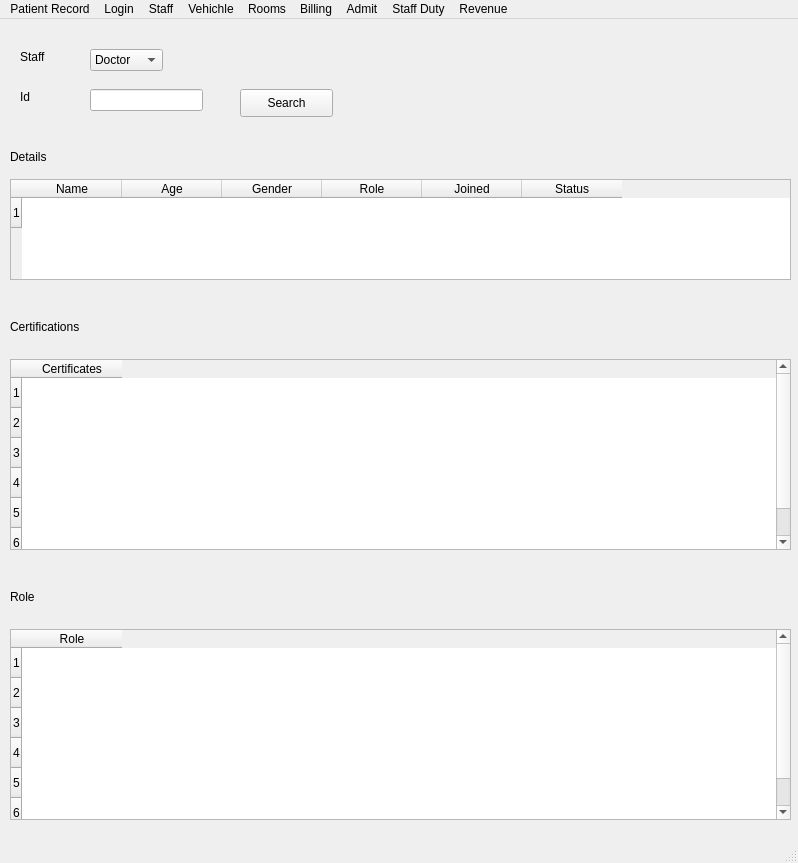
<?xml version="1.0" encoding="UTF-8"?>
<ui version="4.0">
 <class>MainWindow</class>
 <widget class="QMainWindow" name="MainWindow">
  <property name="geometry">
   <rect>
    <x>0</x>
    <y>0</y>
    <width>798</width>
    <height>863</height>
   </rect>
  </property>
  <property name="windowTitle">
   <string>MainWindow</string>
  </property>
  <widget class="QWidget" name="centralwidget">
   <widget class="QLabel" name="label">
    <property name="geometry">
     <rect>
      <x>20</x>
      <y>30</y>
      <width>55</width>
      <height>16</height>
     </rect>
    </property>
    <property name="text">
     <string>Staff</string>
    </property>
   </widget>
   <widget class="QLabel" name="label_2">
    <property name="geometry">
     <rect>
      <x>20</x>
      <y>70</y>
      <width>55</width>
      <height>16</height>
     </rect>
    </property>
    <property name="text">
     <string>Id</string>
    </property>
   </widget>
   <widget class="QComboBox" name="comboBox">
    <property name="geometry">
     <rect>
      <x>90</x>
      <y>30</y>
      <width>73</width>
      <height>22</height>
     </rect>
    </property>
    <item>
     <property name="text">
      <string>Doctor</string>
     </property>
    </item>
    <item>
     <property name="text">
      <string>Nurse</string>
     </property>
    </item>
    <item>
     <property name="text">
      <string>Ward Boy</string>
     </property>
    </item>
    <item>
     <property name="text">
      <string>Driver</string>
     </property>
    </item>
    <item>
     <property name="text">
      <string>Reception</string>
     </property>
    </item>
   </widget>
   <widget class="QLineEdit" name="lineEdit">
    <property name="geometry">
     <rect>
      <x>90</x>
      <y>70</y>
      <width>113</width>
      <height>22</height>
     </rect>
    </property>
   </widget>
   <widget class="QPushButton" name="pushButton">
    <property name="geometry">
     <rect>
      <x>240</x>
      <y>70</y>
      <width>93</width>
      <height>28</height>
     </rect>
    </property>
    <property name="text">
     <string>Search</string>
    </property>
   </widget>
   <widget class="QLabel" name="label_3">
    <property name="geometry">
     <rect>
      <x>10</x>
      <y>130</y>
      <width>55</width>
      <height>16</height>
     </rect>
    </property>
    <property name="text">
     <string>Details</string>
    </property>
   </widget>
   <widget class="QWidget" name="verticalLayoutWidget">
    <property name="geometry">
     <rect>
      <x>10</x>
      <y>160</y>
      <width>781</width>
      <height>101</height>
     </rect>
    </property>
    <layout class="QVBoxLayout" name="verticalLayout">
     <item>
      <widget class="QTableWidget" name="tableWidget">
       <property name="showGrid">
        <bool>false</bool>
       </property>
       <row>
        <property name="text">
         <string>1</string>
        </property>
       </row>
       <column>
        <property name="text">
         <string>Name</string>
        </property>
       </column>
       <column>
        <property name="text">
         <string>Age</string>
        </property>
       </column>
       <column>
        <property name="text">
         <string>Gender</string>
        </property>
       </column>
       <column>
        <property name="text">
         <string>Role</string>
        </property>
       </column>
       <column>
        <property name="text">
         <string>Joined</string>
        </property>
       </column>
       <column>
        <property name="text">
         <string>Status</string>
        </property>
       </column>
      </widget>
     </item>
    </layout>
   </widget>
   <widget class="QWidget" name="verticalLayoutWidget_2">
    <property name="geometry">
     <rect>
      <x>10</x>
      <y>340</y>
      <width>781</width>
      <height>191</height>
     </rect>
    </property>
    <layout class="QVBoxLayout" name="verticalLayout_2">
     <item>
      <widget class="QTableWidget" name="tableWidget_2">
       <property name="showGrid">
        <bool>false</bool>
       </property>
       <row>
        <property name="text">
         <string>1</string>
        </property>
       </row>
       <row>
        <property name="text">
         <string>2</string>
        </property>
       </row>
       <row>
        <property name="text">
         <string>3</string>
        </property>
       </row>
       <row>
        <property name="text">
         <string>4</string>
        </property>
       </row>
       <row>
        <property name="text">
         <string>5</string>
        </property>
       </row>
       <row>
        <property name="text">
         <string>6</string>
        </property>
       </row>
       <column>
        <property name="text">
         <string>Certificates</string>
        </property>
       </column>
      </widget>
     </item>
    </layout>
   </widget>
   <widget class="QWidget" name="verticalLayoutWidget_3">
    <property name="geometry">
     <rect>
      <x>10</x>
      <y>610</y>
      <width>781</width>
      <height>191</height>
     </rect>
    </property>
    <layout class="QVBoxLayout" name="verticalLayout_3">
     <item>
      <widget class="QTableWidget" name="tableWidget_3">
       <property name="showGrid">
        <bool>false</bool>
       </property>
       <row>
        <property name="text">
         <string>1</string>
        </property>
       </row>
       <row>
        <property name="text">
         <string>2</string>
        </property>
       </row>
       <row>
        <property name="text">
         <string>3</string>
        </property>
       </row>
       <row>
        <property name="text">
         <string>4</string>
        </property>
       </row>
       <row>
        <property name="text">
         <string>5</string>
        </property>
       </row>
       <row>
        <property name="text">
         <string>6</string>
        </property>
       </row>
       <column>
        <property name="text">
         <string>Role</string>
        </property>
       </column>
      </widget>
     </item>
    </layout>
   </widget>
   <widget class="QLabel" name="label_4">
    <property name="geometry">
     <rect>
      <x>10</x>
      <y>300</y>
      <width>81</width>
      <height>16</height>
     </rect>
    </property>
    <property name="text">
     <string>Certifications</string>
    </property>
   </widget>
   <widget class="QLabel" name="label_5">
    <property name="geometry">
     <rect>
      <x>10</x>
      <y>570</y>
      <width>55</width>
      <height>16</height>
     </rect>
    </property>
    <property name="text">
     <string>Role</string>
    </property>
   </widget>
  </widget>
  <widget class="QMenuBar" name="menubar">
   <property name="geometry">
    <rect>
     <x>0</x>
     <y>0</y>
     <width>798</width>
     <height>26</height>
    </rect>
   </property>
   <widget class="QMenu" name="menuPatient_Record">
    <property name="title">
     <string>Patient Record</string>
    </property>
   </widget>
   <widget class="QMenu" name="menuLogin">
    <property name="title">
     <string>Login</string>
    </property>
   </widget>
   <widget class="QMenu" name="menuStaff">
    <property name="title">
     <string>Staff</string>
    </property>
   </widget>
   <widget class="QMenu" name="menuVehichle">
    <property name="title">
     <string>Vehichle</string>
    </property>
   </widget>
   <widget class="QMenu" name="menuRooms">
    <property name="title">
     <string>Rooms</string>
    </property>
   </widget>
   <widget class="QMenu" name="menuBilling">
    <property name="title">
     <string>Billing</string>
    </property>
   </widget>
   <widget class="QMenu" name="menuStaff_Duty">
    <property name="title">
     <string>Staff Duty</string>
    </property>
   </widget>
   <widget class="QMenu" name="menuRevenue">
    <property name="title">
     <string>Revenue</string>
    </property>
   </widget>
   <widget class="QMenu" name="menuAdmit">
    <property name="title">
     <string>Admit</string>
    </property>
   </widget>
   <addaction name="menuPatient_Record"/>
   <addaction name="menuLogin"/>
   <addaction name="menuStaff"/>
   <addaction name="menuVehichle"/>
   <addaction name="menuRooms"/>
   <addaction name="menuBilling"/>
   <addaction name="menuAdmit"/>
   <addaction name="menuStaff_Duty"/>
   <addaction name="menuRevenue"/>
  </widget>
  <widget class="QStatusBar" name="statusbar"/>
 </widget>
 <resources/>
 <connections/>
</ui>
